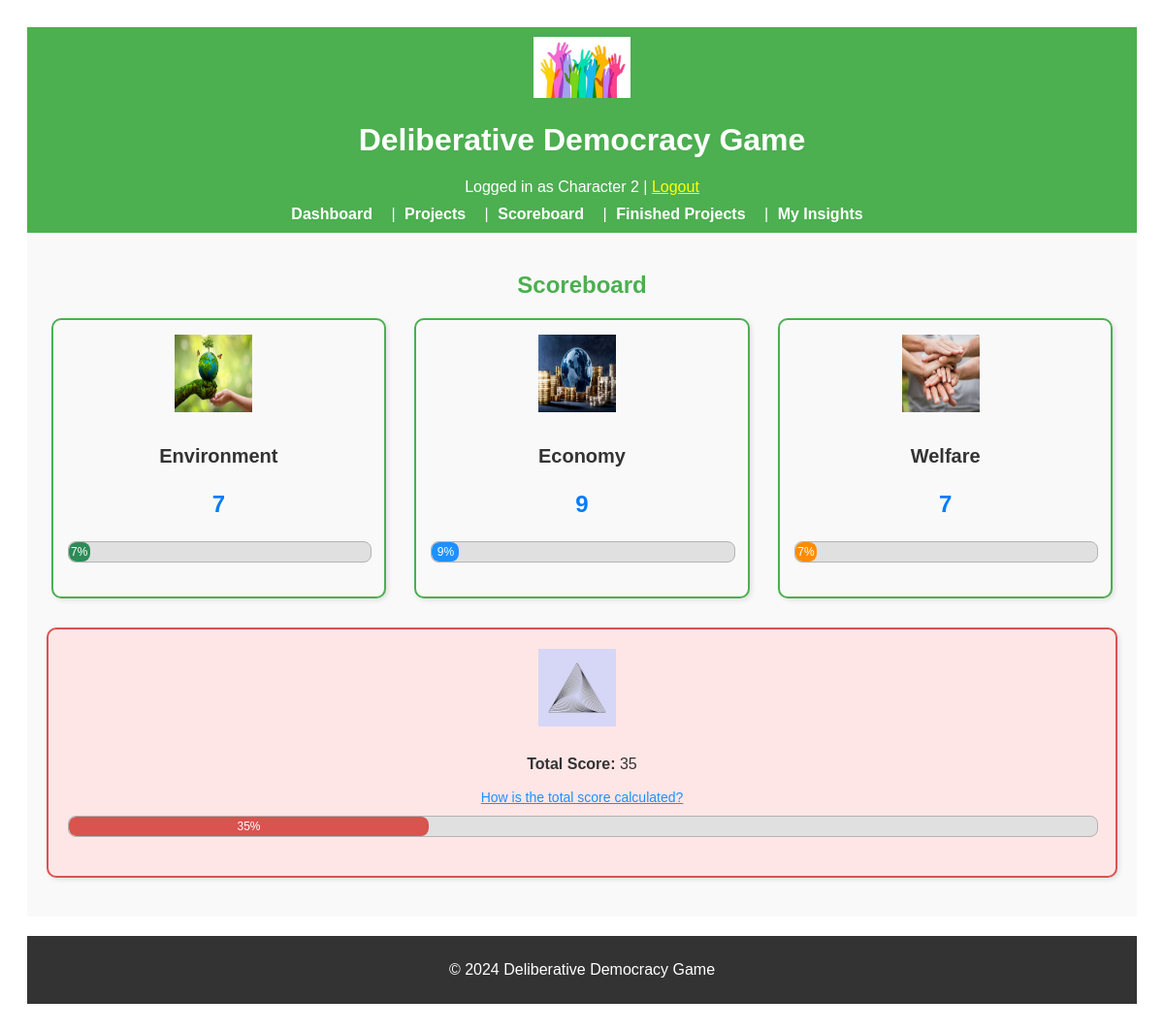
/scoreboard (signed in), run on the app's committed database.
### app/models.py (models this page shows, shortened)
class User(UserMixin, db.Model):
    __tablename__ = "users"
    id = db.Column(db.Integer, primary_key=True)
    character_name = db.Column(db.String(64), unique=True, nullable=False)
    interests = db.Column(db.Text, nullable=True)
    utility_criteria = db.Column(db.Text, nullable=True)
    starting_resources = db.Column(db.Text, nullable=True)
    reading = db.Column(db.Text, nullable=True)
    environment = db.Column(db.Integer, default=0, nullable=True)
    money = db.Column(db.Integer, default=0, nullable=True)
    involvement = db.Column(db.Integer, default=0, nullable=True)
    welfare = db.Column(db.Integer, default=0, nullable=True)
    resources = db.relationship("Resource", backref="user", lazy=True)
    metrics = db.relationship("Metric", backref="user", lazy=True)

class CommonMetric(db.Model):
    __tablename__ = "common_metrics"
    id = db.Column(db.Integer, primary_key=True)
    type = db.Column(
        db.String(64), nullable=False
    )  # 'Environment', 'Economy', 'Welfare'
    value = db.Column(db.Integer, default=0, nullable=False)

### app/routes.py (the view)
@main.route("/scoreboard")
@login_required
def score_board():
    common_metrics = CommonMetric.query.all()
    return render_template(
        "score_board.html",
        metrics=common_metrics,
        calculate_total_score=calculate_total_score,
    )

### app/routes.py (called while the page is built)
@login_manager.user_loader
def load_user(user_id):
    return User.query.get(int(user_id))

### app/utils.py (called while the page is built)
def calculate_total_score(environment_score, economy_score, welfare_score):
    total_sum = environment_score + economy_score + welfare_score
    scores = [environment_score, economy_score, welfare_score]
    mean_score = total_sum / 3
    balance_penalty = sum((score - mean_score) ** 2 for score in scores) / 3
    balance_score = max(0, 100 - balance_penalty)
    total_score = (total_sum / 3) * 0.7 + balance_score * 0.3  # Weighted combination
    return min(100, max(0, int(total_score)))

### app/templates/score_board.html (shortened to what this page needs)
{% extends "base.html" %}
{% block content %}
<div class="scoreboard-header">
    <h2>Scoreboard</h2>
</div>
<div class="scoreboard-metrics">
    {% for metric in metrics %}
    <div class="metric-card">
        <img src="{{ url_for('static', filename='images/' + metric.type | lower + '.png') }}"
            alt="{{ metric.type }} icon" class="metric-icon">
        <div class="metric-info">
            <h3>{{ metric.type }}</h3>
            <p class="metric-value">{{ metric.value }}</p>
        </div>
        <div class="progress-bar-container">
            <div class="progress-bar {{ metric.type | lower }}" style="width: {{ metric.value }}%; max-width: 100%;">
                {{ metric.value }}%
            </div>
        </div>
    </div>
    {% endfor %}
</div>
<div class="total-score-section">
    {% set total_score = calculate_total_score(metrics[0].value, metrics[1].value, metrics[2].value) %}
    <div class="total-score-card full-width-box">
        <div class="metric-info">
            <img src="{{ url_for('static', filename='images/total_score.png') }}" alt="Total Score icon"
                class="metric-icon">
            <p><strong>Total Score:</strong> {{ total_score }}</p>
            <a href="{{ url_for('main.total_score_info') }}" class="info-link">How is the total score calculated?</a>
        </div>
        <div class="progress-bar-container full-width-progress">
            <div class="progress-bar total" style="width: {{ total_score }}%; max-width: 100%;">
                {{ total_score }}%
            </div>
        </div>
    </div>
</div>
{% endblock %}

### app/templates/base.html (shortened to what this page needs)
<!DOCTYPE html>
<html lang="en">
<head>
    <link rel="stylesheet" href="{{ url_for('static', filename='css/styles.css') }}">
</head>
<body>
    <header style="background-color: #4CAF50; padding: 10px; color: white; text-align: center;">
        <img src="{{ url_for('static', filename='images/logo.png') }}" alt="Game Logo"
            style="width: 100px; height: auto;">
        <h1>Deliberative Democracy Game</h1>
        {% if current_user.is_authenticated %}
        <p style="margin: 0;">Logged in as {{ current_user.character_name }} | <a href="{{ url_for('main.logout') }}"
                style="color: yellow;">Logout</a></p>
        {% endif %}
        <nav style="margin-top: 10px;">
            <a href="{{ url_for('main.dashboard') }}" style="color: white; padding: 5px;">Dashboard</a> |
            <a href="{{ url_for('main.project_list') }}" style="color: white; padding: 5px;">Projects</a> |
            <a href="{{ url_for('main.score_board') }}" style="color: white; padding: 5px;">Scoreboard</a> |
            <a href="{{ url_for('main.finished_projects') }}" style="color: white; padding: 5px;">Finished Projects</a>
            |
            <a href="{{ url_for('main.insight') }}" style="color: white; padding: 5px;">My Insights</a>
        </nav>
    </header>
    <main style="padding: 20px; background-color: #f9f9f9;">
        {% block content %}{% endblock %}
    </main>
    <footer style="background-color: #333; color: white; text-align: center; padding: 10px; margin-top: 20px;">
        <p>&copy; 2024 Deliberative Democracy Game</p>
    </footer>
</body>
</html>

### app/static/css/styles.css (style rules this page uses)
header { background-color: #4CAF50; color: white; padding: 15px; text-align: center; }
nav a { color: white; text-decoration: none; margin-right: 10px; font-weight: bold; }
footer { background-color: #333; color: white; text-align: center; padding: 10px; margin-top: 20px; }
.metric-icon { margin-right: 10px; width: 100px; height: 100px; }
.progress-bar-container { width: 100%; background-color: #e0e0e0; border-radius: 8px; margin-bottom: 20px; overflow: hidden; position: relative; border: 1px solid #b3b3b3; }
.progress-bar { height: 20px; border-radius: 8px; text-align: center; color: white; font-size: 12px; line-height: 20px; width: 0; transition: width 1s ease-in-out; }
.progress-bar.environment { background-color: #2e8b57; }
.progress-bar.economy { background-color: #1e90ff; }
.progress-bar.welfare { background-color: #ff8c00; }
.progress-bar.total { background-color: #d9534f; }
.scoreboard-header { text-align: center; color: #4CAF50; margin-bottom: 20px; }
.scoreboard-metrics { display: flex; flex-wrap: wrap; gap: 20px; justify-content: space-around; }
.metric-card { border: 2px solid #4CAF50; border-radius: 10px; padding: 15px; background-color: #f9f9f9; text-align: center; width: calc(30% - 20px); box-shadow: 2px 2px 5px rgba(0, 0, 0, 0.1); }
.metric-card h3 { font-size: 20px; margin-bottom: 5px; color: #333; }
.metric-info { margin-bottom: 10px; }
.metric-value { font-size: 24px; color: #555; font-weight: bold; }
.total-score-section { margin-top: 30px; width: 100%; }
.total-score-card { background-color: #ffe6e6; border: 2px solid #d9534f; border-radius: 10px; padding: 20px; text-align: center; width: 100%; box-sizing: border-box; margin-bottom: 20px; box-shadow: 2px 2px 5px rgba(0, 0, 0, 0.1); }
.info-link { color: #1e90ff; text-decoration: underline; font-size: 14px; }
.metric-icon { width: 80px; height: 80px; margin-bottom: 10px; }
.metric-value { color: #007bff; font-weight: bold; }

### data on the page
User: character_name "Character 2"
CommonMetric: shows a picture, type "Environment", value "7"
CommonMetric: shows a picture, type "Economy", value "9"
CommonMetric: shows a picture, type "Welfare", value "7"

### other printed values
{{ total_score }} "35"
